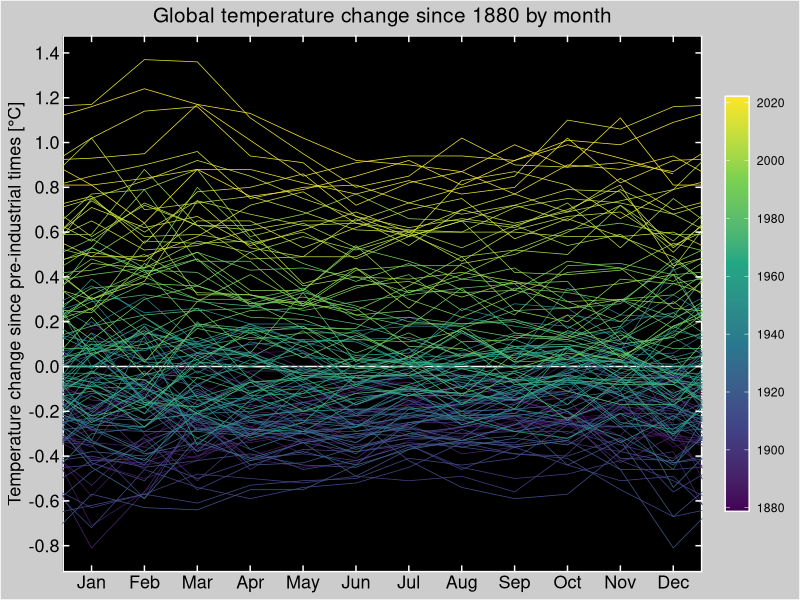
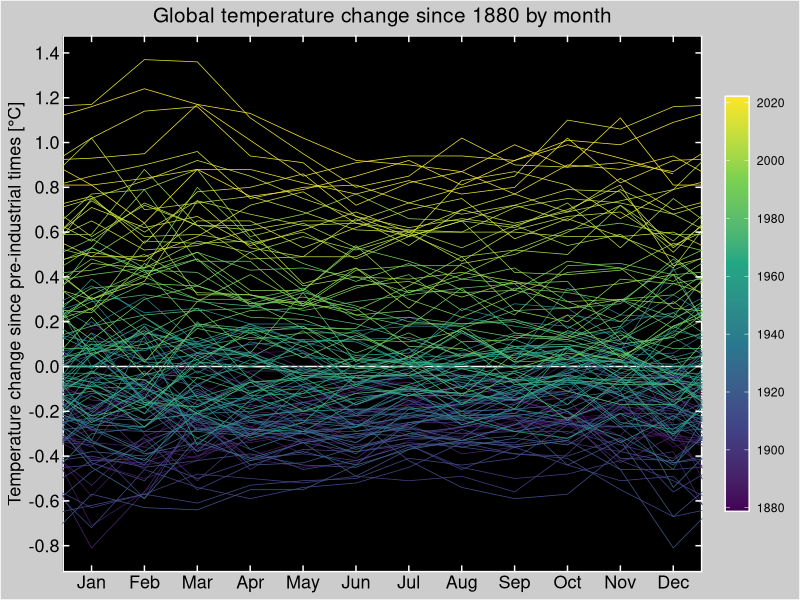

These charts were generated, in order, by the following R code:
library(tidyverse)
library(scales)
library(glue)

t_diff <- read_csv("data/GLB.Ts+dSST.csv", skip=1, na = "***") |>
  select(year = Year, month.abb) |>
  drop_na() |>
  pivot_longer(-year, names_to="month", values_to="t_diff")

last_dec <- t_diff |>
  filter(month == "Dec") |>
  mutate(year = year + 1,
         month = "last_Dec")

next_jan <- t_diff |>
  filter(month == "Jan") |>
  mutate(year = year - 1,
         month = "next_Jan")

t_data <- bind_rows(last_dec, t_diff, next_jan) |>
  mutate(month = factor(month, levels = c("last_Dec", month.abb, "next_Jan")),
         month_number = as.numeric(month) -1,
         this_year = year == 2022) 

t_data |>
  filter(year == 2022) |>
  slice_max(month_number)

t_data |>
  ggplot(aes(month_number, t_diff, group = year, color = year, size = this_year)) +
  geom_hline(yintercept = 0, color = "white") +
  geom_line() +
  scale_x_continuous(breaks = 1:12, 
                     labels = month.abb, sec.axis = dup_axis(name = NULL, label = NULL)) +
  scale_y_continuous(breaks = seq(-2, 2, 0.2), sec.axis = dup_axis(name = NULL, label = NULL)) +
  scale_size_manual(breaks = c(FALSE, TRUE),
                    values = c(0.25, 1), guide = "none") +
  scale_color_viridis_c(breaks = seq(1880, 2020, 20), 
                        guide = guide_colorbar(frame.colour = "white", frame.linewidth = 0.5)) +
  coord_cartesian(xlim = c(1,12)) +
  labs(
    x = NULL,
    y = "Temperature change since pre-industrial times [\u00b0C]",
    title = "Global temperature change since 1880 by month"
  ) +
  theme(
    plot.background = element_rect(fill = "#CCCCCC"),
    panel.background = element_rect(fill = "black", color = "white", size = 1),
    panel.grid = element_blank(),
    axis.text = element_text(color = "black", size = 13),
    axis.ticks = element_line(color = "white"),
    axis.ticks.length = unit(-5, "pt"),
    axis.title = element_text(color = "black", size = 13),
    plot.title = element_text(color = "black", hjust = 0.5, size = 15),
    legend.title = element_blank(),
    legend.background = element_rect(fill = NA),
    legend.text = element_text(color = "black"),
    legend.key.height = unit(60, "pt")
  ) 

ggsave("visuals/temp_lines.png", width = 8, height = 4.5)



